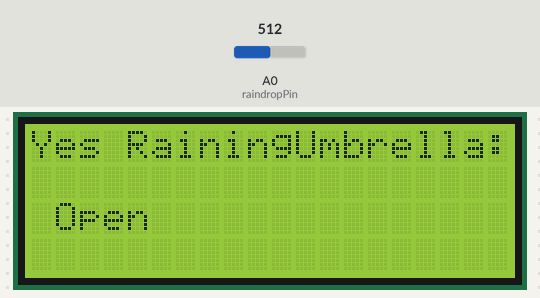
This sketch was run on a simulated Arduino Uno, built with avr-gcc and run on an emulated ATmega328P. Parts: 20×4 character LCD. The inputs (shaded band) are chosen by the test bench; at power-on: A0 (raindropPin) = 512. What the sketch prints to the serial monitor is not drawn.

Above: at 3.2 s.
3.3 s: A0 (raindropPin) set to 0
At 4.5 s:
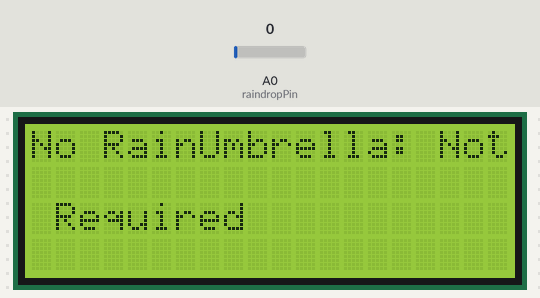
5.6 s: A0 (raindropPin) set to 122
At 6.8 s:
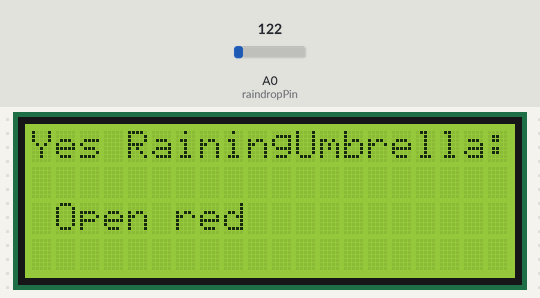
Timing chart, 0 to 8.6 s (numbered marks = the images above; inputs shaded):
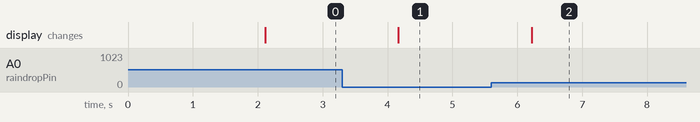

Measured:
- after the input at 3.3 s, the display: changes after 0.87 s (image 1)
- after the input at 5.6 s, the display: changes after 0.62 s (image 2)

The sketch:

Raindrop_with_LCD_testcode_Arduino.ino
```cpp
#include <OneWire.h>
#include <DallasTemperature.h>
#include <Servo.h>
#include <Wire.h>
#include <LiquidCrystal_I2C.h>

const int raindropPin = A0;       // Analog pin for the simulated raindrop sensor
const int servoPin = 3;           // Digital pin for the servo motor
const int lcdColumns = 20;        // Number of columns in your LCD
const int lcdRows = 4;            // Number of rows in your LCD

Servo umbrellaServo;              // Create a servo object for the umbrella
LiquidCrystal_I2C lcd(0x27, lcdColumns, lcdRows);  // Change the address if needed

const int rainThreshold = 400;    // Adjust the raindrop value

void setup() {
    Serial.begin(9600);
    lcd.begin(lcdColumns, lcdRows);  // Initialize the LCD screen
    lcd.print("Display Rain Fall Details");
    delay(2000);
    lcd.clear();
}

void loop()
{
    int raindropValue = analogRead(raindropPin);
    lcd.setCursor(0, 0);

if (raindropValue >0)
{
      		lcd.print("Yes Raining");
}
    	else
{	lcd.print("No Rain");
}

Serial.print("Raindrop: ");
Serial.println(raindropValue);

if (raindropValue == 0)
      {
        Serial.println("No Rain!");
        lcd.print("Umbrella: Not Required ");
      }
      else if (raindropValue < rainThreshold)
      {
Serial.println("Moderate Rain!");
            lcd.print("Umbrella: Open ");
      }
      else
      {
          Serial.println("Heavy Rain!");
        lcd.print("Umbrella: Open ");

      }

    delay(1000); // Adjust delay based on your needs
}
```
